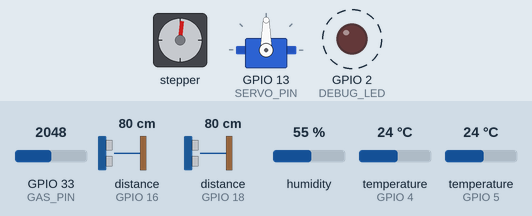
Simulated run of this program. Board: ESP32. On the bench: stepper motor, servo, output pins drawn as LEDs (lit = HIGH). Wiring (from diagram.json): stepper motor driver (200 steps per turn assumed): step GPIO 12; direction GPIO 14; 2 × ultrasonic range finder: trigger GPIO 15, echo GPIO 16 / trigger GPIO 17, echo GPIO 18. Dashed ring = blinking. Inputs (shaded band) come from the test bench; at power-on: temperature (sensors on GPIO 4, GPIO 5) 24 °C, distance to the obstacle (sensors on GPIO 16, GPIO 18) 80 cm, GPIO 33 (GAS_PIN) = 2048, humidity 55 %. The echo pulse lasts 58.3 µs per cm; WiFi joins after 1.5 s; servers stay silent unless stated; pins used as bus, display or sensor lines are not drawn; what the program prints to the serial monitor is not drawn.

Above: at 2.8 s.
2.9 s: temperature (sensor on GPIO 4) set to 19.8 °C
At 3.27 s:
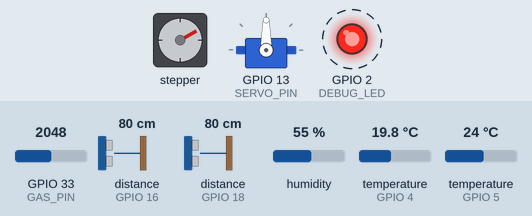
6.4 s: temperature (sensor on GPIO 4) set to 18.6 °C
At 6.57 s:
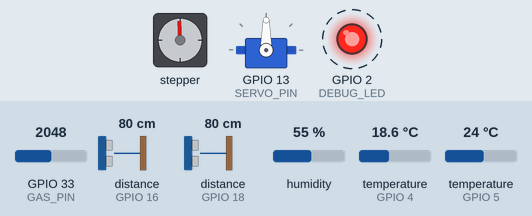
At 9.6 s:
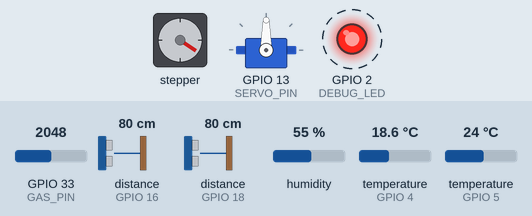
9.9 s: distance to the obstacle (sensor on GPIO 16) set to 20 cm
13.4 s: distance to the obstacle (sensor on GPIO 16) set to 18 cm
At 15.44 s:
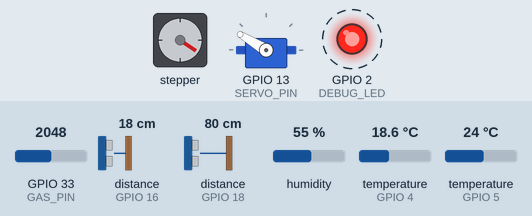
17.6 s: distance to the obstacle (sensor on GPIO 18) set to 2 cm
22.2 s: distance to the obstacle (sensor on GPIO 18) set to 35 cm
Timing chart, 0 to 37.0 s (numbered marks = the images above; inputs shaded):
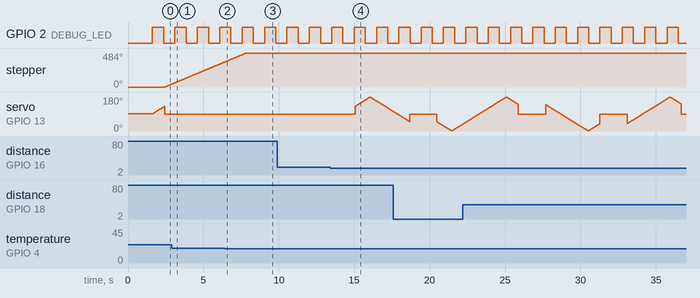

Measured:
- the behaviour switches between 19.1 and 19 °C on temperature (sensor on GPIO 4) (found by bisection; images 1 and 2)
- the behaviour switches between 19 and 18 cm on distance to the obstacle (sensor on GPIO 16) (found by bisection; images 3 and 4)
- after the input at 6.4 s, stepper: goes on until 7.8 s, then stays 484°
- after the input at 13.4 s, servo on GPIO 13 (SERVO_PIN): rises from 90° to 180° in 0.96 s, then falls to 103° in 1.6 s
- by itself, GPIO 2 (DEBUG_LED): alternates HIGH for 0.74 s and LOW for 0.74 s
- by itself, servo on GPIO 13 (SERVO_PIN): rises from 91° to 131° in 0.78 s, then falls to 90° in 0.02 s

The program:

main.cpp
```cpp
#include <Arduino.h>
#include <WiFi.h>
#include <WiFiClient.h>
#include <WebServer.h>
#include <OneWire.h>
#include <DallasTemperature.h>
#include "DHT.h"
#include <ESP32Servo.h>
#include <freertos/FreeRTOS.h>
#include <freertos/task.h>
#include <freertos/semphr.h>

// ------------------- WiFi -------------------
#define WIFI_SSID "Wokwi-GUEST"
#define WIFI_PASSWORD ""
#define WIFI_CHANNEL 6

// ------------------- Debug / LED -------------------
#define DEBUG_LED 2  // Built-in LED (ESP32 GPIO2)

// ------------------- Pins -------------------
#define ONE_WIRE_BUS 4
#define DHT_PIN 5
#define DHT_TYPE DHT22
#define SERVO_PIN 13
#define STEP_PIN 12
#define DIR_PIN 14
#define TRIG1 15
#define ECHO1 16
#define TRIG2 17
#define ECHO2 18
#define GAS_PIN 33
#define GAS_THRESHOLD 2000

// ------------------- Globals -------------------
OneWire oneWire(ONE_WIRE_BUS);
DallasTemperature ds(&oneWire);
DHT dht(DHT_PIN, DHT_TYPE);
Servo servo;
WebServer server(80);

// FreeRTOS mutex for protecting shared state
SemaphoreHandle_t stateMutex;

// Shared sensor / state variables (use volatile where appropriate)
volatile float dsTemp = 0.0;
volatile float dhtTemp = 0.0;
volatile float dhtHum = 0.0;
volatile float brix = 0.0;
volatile int distance1 = 0;
volatile int distance2 = 0;
volatile int gasValue = 0;
volatile double ppm = 0;
volatile bool servoActive = false;
volatile bool stepperActive = false;
volatile int stepSpeed = 30; // 0..100

String co2 = "COFF";
String sug = "FON";
String res = "Farmentation OFF";

const float RL_VALUE = 5.0;    // load resistor value in kΩ
const float RO = 10.0;         // fixed Ro in kΩ (simulation)
const int ADC_MAX = 4095;      // ADC resolution max (ESP32 = 4095).

// calibration
float slope = 3.8333;  // old slope (you can re-calibrate)
float intercept = -9.5; // old intercept

// sensor timing
#define READ_INTERVAL 1000  // ms
#define CONTROL_INTERVAL 20 // ms

// curves: { log10(ppm_point), log10(Rs/Ro_at_point), slope }
float AlcoholCurve[3] = {2.3, 0.28, -0.47};

// ---------- helpers ----------
float MQResistanceCalculation(int raw_adc) {
  if (raw_adc <= 0) return -1.0; // invalid
  if (raw_adc >= ADC_MAX) return 1e9;
  return ( RL_VALUE * ( (float)(ADC_MAX - raw_adc) / (float)raw_adc ) );
}

float MQRead(int mq_pin) {
  float rs = 0.0;
  const int samples = 3;        // fewer samples to reduce blocking
  for (int i = 0; i < samples; ++i) {
    int raw = analogRead(mq_pin);
    float r = MQResistanceCalculation(raw);
    if (r < 0) return -1.0;
    rs += r;
    // short yield so other tasks remain responsive
    vTaskDelay(pdMS_TO_TICKS(10));
  }
  return rs / (float)samples;
}

bool isFinitePositive(float v) {
  return isfinite(v) && (v > 0.0);
}

float MQGetPercentageFloat(float rs_ro_ratio, float *pcurve) {
  if (!isFinitePositive(rs_ro_ratio)) return NAN;
  float log_ratio = log10(rs_ro_ratio);
  float x = ( (log_ratio - pcurve[1]) / pcurve[2] ) + pcurve[0];
  return pow(10.0, x);
}

// Function to measure distance from sonar (in cm)
float getDistance() {
  digitalWrite(TRIG2, LOW);
  delayMicroseconds(2);
  digitalWrite(TRIG2, HIGH);
  delayMicroseconds(10);
  digitalWrite(TRIG2, LOW);

  long duration = pulseIn(ECHO2, HIGH, 30000); // 30ms timeout
  if (duration == 0) return 999.0; // no echo
  float distance = duration * 0.034 / 2.0;
  return distance;
}

// Convert distance (cm) to °Brix
float distanceToBrix(float distance) {
  float b = slope * distance + intercept;
  if (b < 0) b = 0;
  return b;
}

// ------------------- Web Dashboard (same HTML but with full absolute fetch you had) -------------------
void handleRoot() {
  String html = R"rawliteral(
  <!DOCTYPE html><html>
  <head>
    <title>Fermentation Dashboard</title>
    <meta name='viewport' content='width=device-width, initial-scale=1'>
    <style>
      body { font-family: Arial; background:#f2f2f2; text-align:center; padding:10px;}
      .card { background:white; border-radius:12px; padding:20px; margin:10px auto; width:320px;
              box-shadow:0 2px 6px rgba(0,0,0,0.2);}
      .on {color:green; font-weight:bold;}
      .off {color:red; font-weight:bold;}
      input[type=range] { width: 90%; }
    </style>
  </head>
  <body>
    <h1>Fermentation Monitoring</h1>
    <div class='card'>
      <h3>Sensor Readings</h3>
      DS18B20: <span id='ds'>0</span>°C<br>
      DHT22 Temp: <span id='dt'>0</span>°C<br>
      Humidity: <span id='dh'>0</span>%<br>
      Sonar1: <span id='s1'>0</span> cm<br>
      Sonar2: <span id='s2'>0</span> °brix<br>
      MQ: <span id='mq'>0</span><br>
      Fermentation: <span id='sug'> </span><br>
      CO2: <span id='co2'> </span><br>
      Result: <span id='res'> </span><br>
    </div>

    <div class='card'>
      <h3>Actuators</h3>
      Pump: <span id='pump'>OFF</span><br>
      Fan (Stepper): <span id='fan'>OFF</span><br><br>

      <h4>Stepper Speed Control</h4>
      <input type="range" id="spd" min="0" max="100" value="30" oninput="setSpeed(this.value)">
      <div>Speed: <span id="spdVal">30</span></div>
    </div>

    <script>
      async function setSpeed(v){
        document.getElementById("spdVal").innerText = v;
        try {
          await fetch(`http://localhost:8180/control?target=fan&state=on&speed=${v}`);
        } catch(e) {
          console.log("Error setting speed", e);
        }
      }

      async function updateData(){
        try {
          const controller = new AbortController();
          const timeoutId = setTimeout(() => controller.abort(), 900);
          let res = await fetch('http://localhost:8180/sensor', { signal: controller.signal });
          clearTimeout(timeoutId);
          let d = await res.json();
          document.getElementById('ds').innerText = d.ds18b20;
          document.getElementById('dt').innerText = d.dht_temp;
          document.getElementById('dh').innerText = d.dht_hum;
          document.getElementById('s1').innerText = d.sonar1;
          document.getElementById('s2').innerText = d.sonar2;
          document.getElementById('mq').innerText = d.mq;
          document.getElementById('pump').innerText = d.pump ? "ON" : "OFF";
          document.getElementById('fan').innerText = d.fan ? "ON" : "OFF";
          document.getElementById('sug').innerText = d.sug;
          document.getElementById('co2').innerText = d.co2;
          document.getElementById('res').innerText = d.res;
          document.getElementById("spdVal").innerText = d.speed;
          document.getElementById("spd").value = d.speed;
        } catch(e) {
          console.log("updateData error", e);
        }
      }

      setInterval(updateData, 2000);
      window.onload = updateData;
    </script>
  </body>
  </html>
  )rawliteral";
  server.send(200, "text/html", html);
}

// ------------------- JSON API -------------------
void handleSensor() {
  // gather snapshot under mutex
  if (xSemaphoreTake(stateMutex, pdMS_TO_TICKS(50)) == pdTRUE) {
    String json = "{";
    json += "\"ds18b20\":" + String((double)dsTemp, 2) + ",";
    json += "\"dht_temp\":" + String((double)dhtTemp, 2) + ",";
    json += "\"dht_hum\":" + String((double)dhtHum, 2) + ",";
    json += "\"sonar1\":" + String((int)distance1) + ",";
    json += "\"sonar2\":" + String((double)brix) + ",";
    json += "\"mq\":" + String((double)ppm) + ",";
    json += "\"pump\":" + String(servoActive ? 1 : 0) + ",";
    json += "\"fan\":" + String(stepperActive ? 1 : 0) + ",";
    json += "\"speed\":" + String(stepSpeed);
    json += ",\"sug\":\"" + sug + "\"";
    json += ",\"co2\":\"" + co2 + "\"";
    json += ",\"res\":\"" + res + "\"";
    json += "}";
    xSemaphoreGive(stateMutex);
    server.send(200, "application/json", json);
  } else {
    server.send(503, "text/plain", "busy");
  }
}

// ------------------- Control API -------------------
void handleControl() {
  if (!server.hasArg("target") || !server.hasArg("state")) {
    server.send(400, "text/plain", "Missing parameters");
    return;
  }

  String target = server.arg("target");
  String state = server.arg("state");

  if (xSemaphoreTake(stateMutex, pdMS_TO_TICKS(50)) == pdTRUE) {
    if (target == "fan") {
      if (server.hasArg("speed")) {
        int sp = server.arg("speed").toInt();
        if (sp < 0) sp = 0;
        if (sp > 100) sp = 100;
        stepSpeed = sp;
        Serial.print("[HTTP] Speed set to: ");
        Serial.println(stepSpeed);
      }
      stepperActive = (state == "on");
      server.send(200, "text/plain", "OK");
      xSemaphoreGive(stateMutex);
      return;
    } else if (target == "pump") {
      servoActive = (state == "on");
      servo.write(servoActive ? 180 : 90);
      server.send(200, "text/plain", "OK");
      xSemaphoreGive(stateMutex);
      return;
    } else {
      xSemaphoreGive(stateMutex);
      server.send(404, "text/plain", "Unknown target");
      return;
    }
  } else {
    server.send(503, "text/plain", "busy");
  }
}

// ------------------- Tasks -------------------

// sensorTask: reads sensors every READ_INTERVAL ms
void sensorTask(void *pvParameters) {
  (void) pvParameters;
  for (;;) {
    // read DS18B20
    ds.requestTemperatures();
    float ds_t = ds.getTempCByIndex(0);
    if (ds_t == -127.0) ds_t = 0;

    // DHT
    float dht_t = dht.readTemperature();
    float dht_h = dht.readHumidity();
    if (isnan(dht_t)) dht_t = 0;
    if (isnan(dht_h)) dht_h = 0;

    // Sonar1
    digitalWrite(TRIG1, LOW); delayMicroseconds(2);
    digitalWrite(TRIG1, HIGH); delayMicroseconds(10);
    digitalWrite(TRIG1, LOW);
    long duration1 = pulseIn(ECHO1, HIGH, 30000);
    int dist1 = (duration1 == 0) ? 999 : (int)(duration1 / 58.2);

    // Sonar2 -> distanceToBrix
    float distance = getDistance();
    float b = distanceToBrix(distance);

    // MQ sensor
    float rs = MQRead(GAS_PIN);
    double p = NAN;
    if (isFinitePositive(rs) && RO > 0.0) {
      float ratio = rs / RO;
      p = MQGetPercentageFloat(ratio, AlcoholCurve);
    }

    // compute flags & result string
    String local_co2 = (isnan(p) ? "COFF" : (p < 1000 ? "COFF" : "CON"));
    String local_sug = (b < 10 ? "FEND" : "FON");
    String local_res;
    if (local_co2 == "CON" && local_sug == "FEND") local_res = "Fermentation Complete";
    else if (local_co2 == "COFF" && local_sug == "FEND") local_res = "Farmentation off, Check CO2, Sugar level ok";
    else if (local_co2 == "CON" && local_sug == "FON") local_res = "Farmentation Ongoing, High Sugar";
    else local_res = "Farmentation OFF";

    // store snapshot under mutex
    if (xSemaphoreTake(stateMutex, pdMS_TO_TICKS(50)) == pdTRUE) {
      dsTemp = ds_t;
      dhtTemp = dht_t;
      dhtHum = dht_h;
      distance1 = dist1;
      brix = b;
      gasValue = (int)rs;
      ppm = isnan(p) ? NAN : p;
      co2 = local_co2;
      sug = local_sug;
      res = local_res;
      xSemaphoreGive(stateMutex);
    }

    // breathing time between reads
    vTaskDelay(pdMS_TO_TICKS(READ_INTERVAL));
  }
}

// controlTask: runs actuator logic (non-blocking)
void controlTask(void *pvParameters) {
  (void) pvParameters;
  unsigned long lastStepTimeUs = micros();
  for (;;) {
    // sample snapshot quick
    float local_dsTemp;
    int local_distance1;
    int local_stepSpeed;
    if (xSemaphoreTake(stateMutex, pdMS_TO_TICKS(10)) == pdTRUE) {
      local_dsTemp = dsTemp;
      local_distance1 = distance1;
      local_stepSpeed = stepSpeed;
      xSemaphoreGive(stateMutex);
    } else {
      local_dsTemp = 0;
      local_distance1 = 999;
      local_stepSpeed = 30;
    }

    // stepperActive logic
    bool local_stepperActive = local_dsTemp > 19;

    // compute pulse interval from stepSpeed
    unsigned long intervalUs = map(local_stepSpeed, 0, 100, 2000, 200);

    unsigned long nowUs = micros();
    if (local_stepperActive && (nowUs - lastStepTimeUs >= intervalUs)) {
      lastStepTimeUs = nowUs;
      digitalWrite(STEP_PIN, HIGH);
      delayMicroseconds(2);
      digitalWrite(STEP_PIN, LOW);
      // toggle LED for visible heartbeat

    }
    // LED heartbeat independent of step pulse
static unsigned long lastLedToggle = 0;
unsigned long ledIntervalMs = map(local_stepSpeed, 0, 100, 1000, 100);
if (millis() - lastLedToggle >= ledIntervalMs) {
    lastLedToggle = millis();
    digitalWrite(DEBUG_LED, !digitalRead(DEBUG_LED));
}

    // servo control based on distance1
    static int pos = 90;
    static int dir = 1;
    if (local_distance1 < 20) {
      servoActive = true;
      pos += dir;
      if (pos >= 180) dir = -1;
      if (pos <= 0) dir = 1;
      servo.write(pos);
    } else {
      servoActive = false;
      servo.write(90);
    }

    // commit stepperActive & servoActive under mutex
    if (xSemaphoreTake(stateMutex, pdMS_TO_TICKS(10)) == pdTRUE) {
      stepperActive = local_stepperActive;
      xSemaphoreGive(stateMutex);
    }

    vTaskDelay(pdMS_TO_TICKS(CONTROL_INTERVAL));
  }
}

// webTask: keep server responsive (call handleClient frequently)
void webTask(void *pvParameters) {
  (void) pvParameters;
  for (;;) {
    server.handleClient();
    // tiny delay to yield CPU to other tasks
    vTaskDelay(pdMS_TO_TICKS(1));
  }
}

// ------------------- Setup & Loop -------------------
void setup() {
  Serial.begin(115200);
  Serial.println();
  Serial.println("Booting...");

  WiFi.begin(WIFI_SSID, WIFI_PASSWORD, WIFI_CHANNEL);
  Serial.print("Connecting");
  unsigned long startAttempt = millis();
  while (WiFi.status() != WL_CONNECTED) {
    delay(200);
    Serial.print(".");
    if (millis() - startAttempt > 10000) break;
  }

  if (WiFi.status() == WL_CONNECTED) {
    Serial.println("\nConnected!");
    Serial.print("IP: "); Serial.println(WiFi.localIP());
  } else {
    Serial.println("\nWiFi not connected (continuing in AP-less mode)");
  }

  pinMode(DEBUG_LED, OUTPUT);
  digitalWrite(DEBUG_LED, LOW);

  ds.begin();
  dht.begin();
  servo.attach(SERVO_PIN);
  pinMode(STEP_PIN, OUTPUT);
  pinMode(DIR_PIN, OUTPUT);
  pinMode(TRIG1, OUTPUT); pinMode(ECHO1, INPUT);
  pinMode(TRIG2, OUTPUT); pinMode(ECHO2, INPUT);
  pinMode(GAS_PIN, INPUT);

  digitalWrite(DIR_PIN, HIGH);

  // create mutex
  stateMutex = xSemaphoreCreateMutex();
  if (stateMutex == NULL) {
    Serial.println("Failed to create mutex!");
    while (1) { delay(1000); }
  }

  server.on("/", handleRoot);
  server.on("/sensor", handleSensor);
  server.on("/control", handleControl);
  server.begin();

  Serial.println("HTTP server started");

  // create tasks
  xTaskCreatePinnedToCore(sensorTask, "SensorTask", 4096, NULL, 2, NULL, 1); // core 1
  xTaskCreatePinnedToCore(controlTask, "ControlTask", 3072, NULL, 2, NULL, 1); // core 1
  xTaskCreatePinnedToCore(webTask, "WebTask", 4096, NULL, 3, NULL, 0); // core 0
}

void loop() {
  // empty — work is handled in tasks
  vTaskDelay(pdMS_TO_TICKS(1000));
}
```
